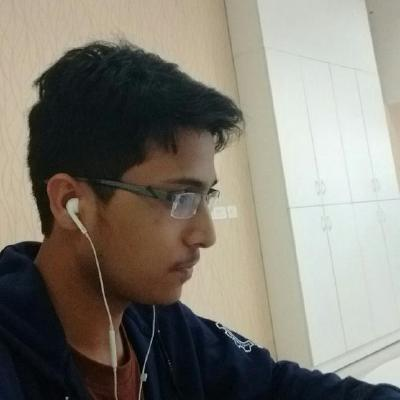
#> input picture code/My Images/github.jpeg, 400 x 400 px
$ python template_matching.py
#> lines starting #> are read from the running program, lines starting #| are printed output that depends on the picture
import cv2
import numpy as np
import math

img = cv2.imread('My Images/github.jpeg',1)
#> img is the input picture: shape (400, 400, 3); mean B, G, R 116.4, 126.4, 130.5
img_copy = img.copy()

img = cv2.cvtColor(img, cv2.COLOR_BGR2GRAY)
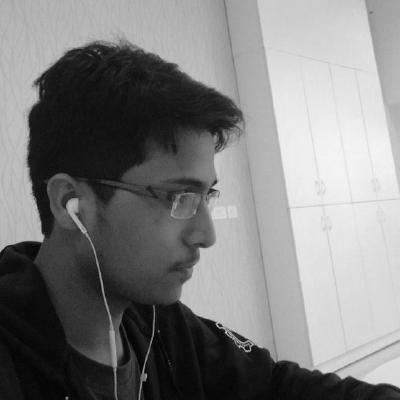
#> img: shape (400, 400); min 0, max 247, mean 126.5
'''
temp = np.zeros((100, 100), np.float32)
for i in range(100):
	for j in range(100):
		temp[i,j] = img[100+i, 40+j]
'''
temp = img[100:199, 40: 139]
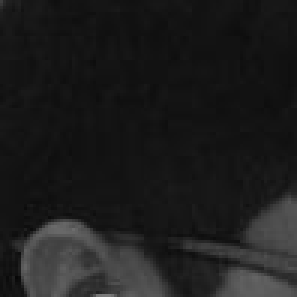
#> temp: shape (99, 99) (shown 3 times larger); min 7, max 123, mean 29

H, W = img.shape
#> H = 400; W = 400
h, w= temp.shape
#> h = 99; w = 99

res = np.zeros((H-h+1, W-w+1), np.float32)   # np.zeros((rows, cols),--)

for i in range(H-h+1):
	for j in range(W-w+1):
		for k in range(h):
			for l in range(w):
				#if (i+k < W and j+l< H):
#> (the run stopped early here; a loop or call above may not have finished)
